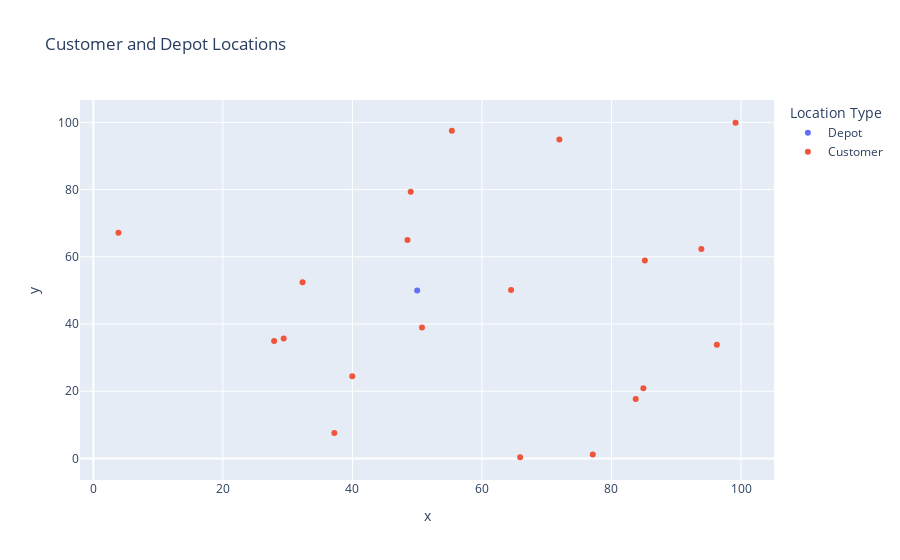

This figure's notebook cell:
### Code cell
import plotly.express as px

fig = px.scatter(coords_df, x='x', y='y', color=['Depot'] + ['Customer']*num_customers, 
                 labels={'color': 'Location Type'}, title='Customer and Depot Locations')

fig.show()

### Figure 1 — Plotly figure (JSON) as saved in the notebook; plotly's stock layout.template omitted (floating-point values rounded to 4 significant figures)
{"data": [{"hovertemplate": "Location Type=Depot<br>x=%{x}<br>y=%{y}<extra></extra>", "legendgroup": "Depot", "marker": {"color": "#636efa", "symbol": "circle"}, "mode": "markers", "name": "Depot", "orientation": "v", "showlegend": true, "type": "scatter", "x": [50], "xaxis": "x", "y": [50], "yaxis": "y"}, {"hovertemplate": "Location Type=Customer<br>x=%{x}<br>y=%{y}<extra></extra>", "legendgroup": "Customer", "marker": {"color": "#EF553B", "symbol": "circle"}, "mode": "markers", "name": "Customer", "orientation": "v", "showlegend": true, "type": "scatter", "x": [3.873, 48.5, 49.0, 65.9, 39.98, 29.39, 27.91, 84.93, 50.74, 99.16, 85.15, 64.5, 77.11, 83.74, 71.96, 32.3, 37.2, 93.88, 96.27, 55.36], "xaxis": "x", "y": [67.12, 65.02, 79.37, 0.351, 24.43, 35.68, 34.96, 20.86, 38.99, 99.89, 58.86, 50.09, 1.177, 17.67, 94.88, 52.46, 7.56, 62.32, 33.84, 97.49], "yaxis": "y"}], "layout": {"legend": {"title": {"text": "Location Type"}, "tracegroupgap": 0}, "title": {"text": "Customer and Depot Locations"}, "xaxis": {"anchor": "y", "domain": [0, 1], "title": {"text": "x"}}, "yaxis": {"anchor": "x", "domain": [0, 1], "title": {"text": "y"}}}}
